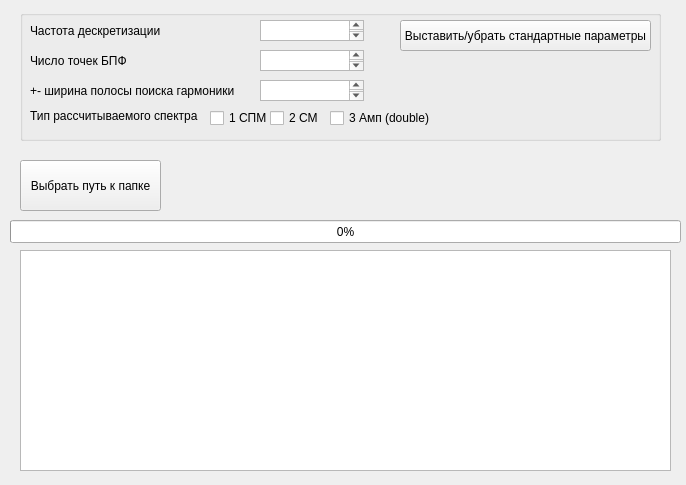
<?xml version="1.0" encoding="UTF-8"?>
<ui version="4.0">
 <class>QtWidgetsClassCase3Class</class>
 <widget class="QMainWindow" name="QtWidgetsClassCase3Class">
  <property name="geometry">
   <rect>
    <x>0</x>
    <y>0</y>
    <width>686</width>
    <height>485</height>
   </rect>
  </property>
  <property name="windowTitle">
   <string>Кейс3</string>
  </property>
  <widget class="QWidget" name="centralWidget">
   <widget class="QProgressBar" name="progressBar">
    <property name="geometry">
     <rect>
      <x>10</x>
      <y>220</y>
      <width>671</width>
      <height>23</height>
     </rect>
    </property>
    <property name="value">
     <number>0</number>
    </property>
   </widget>
   <widget class="QPushButton" name="pushButton1">
    <property name="geometry">
     <rect>
      <x>20</x>
      <y>160</y>
      <width>141</width>
      <height>51</height>
     </rect>
    </property>
    <property name="text">
     <string>Выбрать путь к папке</string>
    </property>
   </widget>
   <widget class="QLabel" name="label">
    <property name="geometry">
     <rect>
      <x>160</x>
      <y>160</y>
      <width>521</width>
      <height>51</height>
     </rect>
    </property>
    <property name="text">
     <string/>
    </property>
   </widget>
   <widget class="QGroupBox" name="groupBox">
    <property name="enabled">
     <bool>true</bool>
    </property>
    <property name="geometry">
     <rect>
      <x>20</x>
      <y>10</y>
      <width>641</width>
      <height>131</height>
     </rect>
    </property>
    <property name="title">
     <string/>
    </property>
    <widget class="QLabel" name="label_2">
     <property name="geometry">
      <rect>
       <x>10</x>
       <y>10</y>
       <width>131</width>
       <height>21</height>
      </rect>
     </property>
     <property name="text">
      <string>Частота дескретизации</string>
     </property>
    </widget>
    <widget class="QTextEdit" name="textEdit">
     <property name="geometry">
      <rect>
       <x>240</x>
       <y>10</y>
       <width>104</width>
       <height>21</height>
      </rect>
     </property>
     <property name="html">
      <string>&lt;!DOCTYPE HTML PUBLIC &quot;-//W3C//DTD HTML 4.0//EN&quot; &quot;http://www.w3.org/TR/REC-html40/strict.dtd&quot;&gt;
&lt;html&gt;&lt;head&gt;&lt;meta name=&quot;qrichtext&quot; content=&quot;1&quot; /&gt;&lt;meta charset=&quot;utf-8&quot; /&gt;&lt;style type=&quot;text/css&quot;&gt;
p, li { white-space: pre-wrap; }
hr { height: 1px; border-width: 0; }
li.unchecked::marker { content: &quot;\2610&quot;; }
li.checked::marker { content: &quot;\2612&quot;; }
&lt;/style&gt;&lt;/head&gt;&lt;body style=&quot; font-family:'Segoe UI'; font-size:9pt; font-weight:400; font-style:normal;&quot;&gt;
&lt;p align=&quot;center&quot; style=&quot;-qt-paragraph-type:empty; margin-top:0px; margin-bottom:0px; margin-left:0px; margin-right:0px; -qt-block-indent:0; text-indent:0px;&quot;&gt;&lt;br /&gt;&lt;/p&gt;&lt;/body&gt;&lt;/html&gt;</string>
     </property>
    </widget>
    <widget class="QLabel" name="label_4">
     <property name="geometry">
      <rect>
       <x>10</x>
       <y>40</y>
       <width>101</width>
       <height>21</height>
      </rect>
     </property>
     <property name="text">
      <string>Число точек БПФ</string>
     </property>
    </widget>
    <widget class="QTextEdit" name="textEdit_3">
     <property name="geometry">
      <rect>
       <x>240</x>
       <y>40</y>
       <width>104</width>
       <height>21</height>
      </rect>
     </property>
     <property name="html">
      <string>&lt;!DOCTYPE HTML PUBLIC &quot;-//W3C//DTD HTML 4.0//EN&quot; &quot;http://www.w3.org/TR/REC-html40/strict.dtd&quot;&gt;
&lt;html&gt;&lt;head&gt;&lt;meta name=&quot;qrichtext&quot; content=&quot;1&quot; /&gt;&lt;meta charset=&quot;utf-8&quot; /&gt;&lt;style type=&quot;text/css&quot;&gt;
p, li { white-space: pre-wrap; }
hr { height: 1px; border-width: 0; }
li.unchecked::marker { content: &quot;\2610&quot;; }
li.checked::marker { content: &quot;\2612&quot;; }
&lt;/style&gt;&lt;/head&gt;&lt;body style=&quot; font-family:'Segoe UI'; font-size:9pt; font-weight:400; font-style:normal;&quot;&gt;
&lt;p align=&quot;center&quot; style=&quot;-qt-paragraph-type:empty; margin-top:0px; margin-bottom:0px; margin-left:0px; margin-right:0px; -qt-block-indent:0; text-indent:0px;&quot;&gt;&lt;br /&gt;&lt;/p&gt;&lt;/body&gt;&lt;/html&gt;</string>
     </property>
    </widget>
    <widget class="QLabel" name="label_5">
     <property name="geometry">
      <rect>
       <x>10</x>
       <y>90</y>
       <width>171</width>
       <height>31</height>
      </rect>
     </property>
     <property name="text">
      <string>Тип рассчитываемого спектра</string>
     </property>
    </widget>
    <widget class="QCheckBox" name="checkBox_2">
     <property name="geometry">
      <rect>
       <x>190</x>
       <y>100</y>
       <width>61</width>
       <height>16</height>
      </rect>
     </property>
     <property name="text">
      <string>1 СПМ</string>
     </property>
    </widget>
    <widget class="QCheckBox" name="checkBox_3">
     <property name="geometry">
      <rect>
       <x>250</x>
       <y>100</y>
       <width>51</width>
       <height>16</height>
      </rect>
     </property>
     <property name="text">
      <string>2 СМ</string>
     </property>
    </widget>
    <widget class="QCheckBox" name="checkBox_4">
     <property name="geometry">
      <rect>
       <x>310</x>
       <y>100</y>
       <width>101</width>
       <height>16</height>
      </rect>
     </property>
     <property name="text">
      <string>3 Амп (double)</string>
     </property>
    </widget>
    <widget class="QPushButton" name="pushButton">
     <property name="geometry">
      <rect>
       <x>380</x>
       <y>10</y>
       <width>251</width>
       <height>31</height>
      </rect>
     </property>
     <property name="text">
      <string>Выставить/убрать стандартные параметры</string>
     </property>
    </widget>
    <widget class="QLabel" name="label_6">
     <property name="geometry">
      <rect>
       <x>10</x>
       <y>70</y>
       <width>211</width>
       <height>21</height>
      </rect>
     </property>
     <property name="text">
      <string>+- ширина полосы поиска гармоники</string>
     </property>
    </widget>
    <widget class="QTextEdit" name="textEdit_4">
     <property name="geometry">
      <rect>
       <x>240</x>
       <y>70</y>
       <width>104</width>
       <height>21</height>
      </rect>
     </property>
     <property name="html">
      <string>&lt;!DOCTYPE HTML PUBLIC &quot;-//W3C//DTD HTML 4.0//EN&quot; &quot;http://www.w3.org/TR/REC-html40/strict.dtd&quot;&gt;
&lt;html&gt;&lt;head&gt;&lt;meta name=&quot;qrichtext&quot; content=&quot;1&quot; /&gt;&lt;meta charset=&quot;utf-8&quot; /&gt;&lt;style type=&quot;text/css&quot;&gt;
p, li { white-space: pre-wrap; }
hr { height: 1px; border-width: 0; }
li.unchecked::marker { content: &quot;\2610&quot;; }
li.checked::marker { content: &quot;\2612&quot;; }
&lt;/style&gt;&lt;/head&gt;&lt;body style=&quot; font-family:'Segoe UI'; font-size:9pt; font-weight:400; font-style:normal;&quot;&gt;
&lt;p align=&quot;center&quot; style=&quot;-qt-paragraph-type:empty; margin-top:0px; margin-bottom:0px; margin-left:0px; margin-right:0px; -qt-block-indent:0; text-indent:0px;&quot;&gt;&lt;br /&gt;&lt;/p&gt;&lt;/body&gt;&lt;/html&gt;</string>
     </property>
    </widget>
   </widget>
   <widget class="QTextBrowser" name="textBrowser">
    <property name="geometry">
     <rect>
      <x>20</x>
      <y>250</y>
      <width>651</width>
      <height>221</height>
     </rect>
    </property>
   </widget>
  </widget>
 </widget>
 <layoutdefault spacing="6" margin="11"/>
 <resources/>
 <connections/>
</ui>
